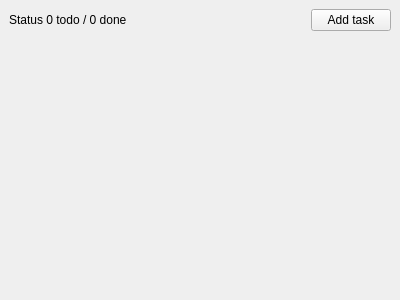
<?xml version="1.0" encoding="UTF-8"?>
<ui version="4.0">
 <class>MainWindow</class>
 <widget class="QMainWindow" name="MainWindow">
  <property name="geometry">
   <rect>
    <x>0</x>
    <y>0</y>
    <width>400</width>
    <height>300</height>
   </rect>
  </property>
  <property name="windowTitle">
   <string>Todo</string>
  </property>
  <widget class="QWidget" name="centralwidget">
   <layout class="QVBoxLayout" name="verticalLayout">
    <item>
     <layout class="QHBoxLayout" name="toolBarLayout">
      <item>
       <widget class="QLabel" name="statusLabel">
        <property name="text">
         <string>Status 0 todo / 0 done</string>
        </property>
       </widget>
      </item>
      <item>
       <spacer name="horizontalSpacer">
        <property name="orientation">
         <enum>Qt::Horizontal</enum>
        </property>
        <property name="sizeHint" stdset="0">
         <size>
          <width>40</width>
          <height>20</height>
         </size>
        </property>
       </spacer>
      </item>
      <item>
       <widget class="QPushButton" name="addTaskButton">
        <property name="text">
         <string>Add task</string>
        </property>
       </widget>
      </item>
     </layout>
    </item>
    <item>
     <layout class="QVBoxLayout" name="tasksLayout">
      <item>
       <spacer name="verticalSpacer">
        <property name="orientation">
         <enum>Qt::Vertical</enum>
        </property>
        <property name="sizeHint" stdset="0">
         <size>
          <width>20</width>
          <height>40</height>
         </size>
        </property>
       </spacer>
      </item>
     </layout>
    </item>
   </layout>
  </widget>
 </widget>
 <resources/>
 <connections/>
</ui>
